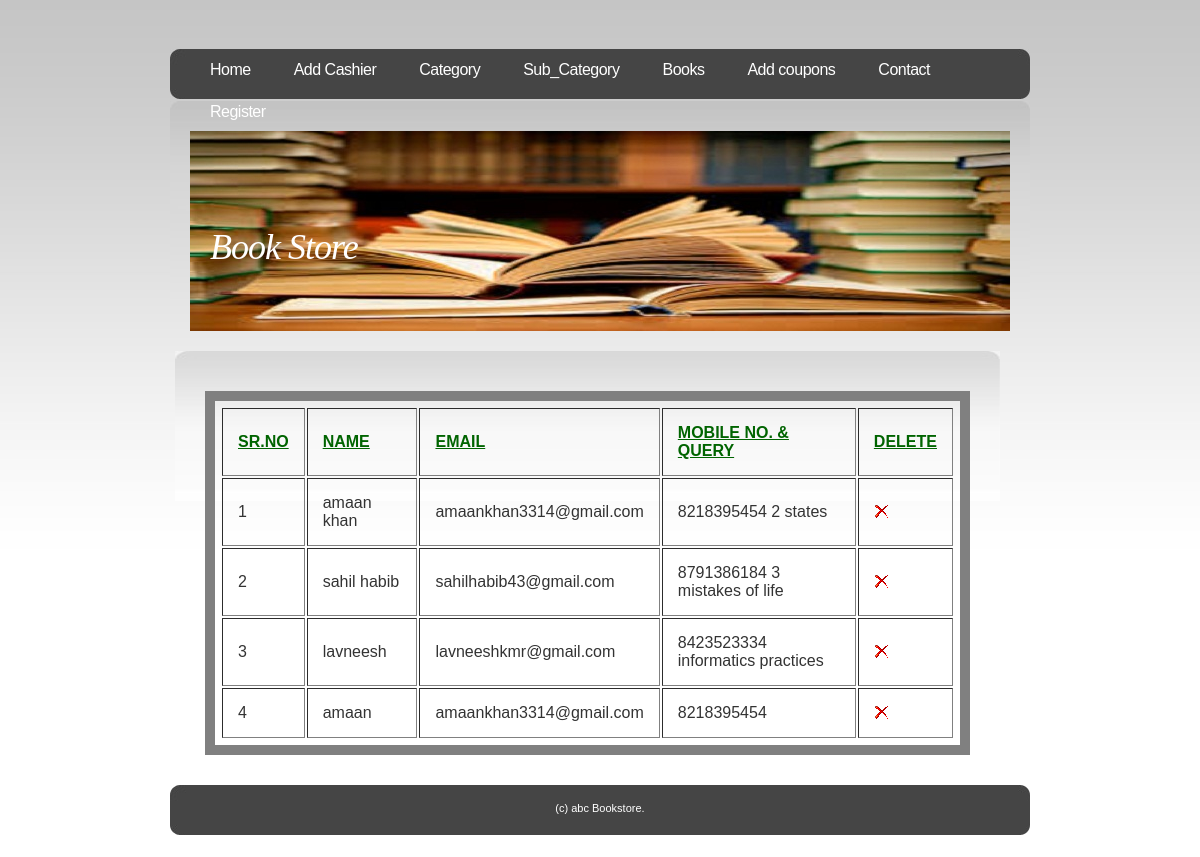
Page /admin/contact.php on the committed database.
### tables this page shows
CREATE TABLE IF NOT EXISTS `contact` (
  `con_id` int(4) NOT NULL AUTO_INCREMENT,
  `con_nm` varchar(25) NOT NULL,
  `con_email` varchar(35) NOT NULL,
  `con_query` longtext NOT NULL,
  PRIMARY KEY (`con_id`)
);

### admin/contact.php (the view, shortened to what this page needs)
<?php
require('includes/config.php');
	$q="select * from contact";
	 $res=mysqli_query($conn,$q) or die("Can't Execute Query...");
	?>
<html
<head>
		<?php
			include("includes/head.inc.php");
		?>
</head>
<body>
<div id="header">
	<div id="menu">
		<?php
			include("includes/menu.inc.php");
		?>
	</div>
</div>
<div id="logo-wrap">
<div id="logo">
		<?php
			include("includes/logo.inc.php");
		?>
</div>
</div>
<div id="page">
	<div id="content">
		<div class="post">
			<h1 class="title"></h1>
			<div class="entry">
					<table border='1' WIDTH='100%'>
						<tr>
								<td WIDTH='10%' style="color:darkgreen"><b><u>SR.NO</u></b>
								<TD style="color:darkgreen" WIDTH='20%'><b><u>NAME</u></b>
								<TD style="color:darkgreen" WIDTH='20%'><b><u>EMAIL</u></b>
								<TD style="color:darkgreen" WIDTH='50%'><b><u>MOBILE NO. & QUERY</u></b>
								<TD style="color:darkgreen" WIDTH='25%'><b><u>DELETE</u></b>
						</tr>
						<?php
							$count=1;
							while($row=mysqli_fetch_assoc($res))
							{
							echo '<tr>
										<td>'.$count.'
										<td>'.$row['con_nm'].'
										<td>'.$row['con_email'].'
										<td>'.$row['con_query'].'
										<td><a href="process_del_contact.php?id='.$row['con_id'].'"><img src="images/drop.png" ></a>
									</tr>';
									$count++;
							}
						?>
					</TABLE>
			</div>
		</div>
	</div>
	<div style="clear: both;">&nbsp;</div>
</div>
<div id="footer">
			<?php
				include("includes/footer.inc.php");
			?>
</div>
</body>
</html>

### admin/default.css (style rules this page uses)
body { margin-top: 49px; padding: 0; background: url(images/img01.jpg) repeat-x left top; font-family: "Trebuchet MS", Arial, Helvetica, sans-serif; font-size: 13px; color: #333333; }
h1, h2, h3 { margin: 0; font-weight: normal; color: #559106; }
h1 { letter-spacing: -1px; font-size: 32px; }
a:link { color: #4E8006; }
img { border: none; }
#header { width: 860px; height: 52px; margin: 0 auto; background: url(images/img02.jpg) no-repeat left top; }
#menu { float: left; width: 860px; height: 54px; }
#logo-wrap { width: 860px; margin: 0 auto; padding: 30px 0 20px 0; background: url(images/img03.jpg) no-repeat left top; }
#logo { width: 820px; height: 200px; margin: 0 auto; background: url(images/headerlogo1.jpg) no-repeat left top; }
#page { width: 850px; margin: 0 auto; }
#content { float: left; width: 825px; background: url(images/img10.jpg) no-repeat left top; }
.post { padding: 15px 15px; }
.post .title { margin-bottom: 20px; padding-bottom: 5px; }
.post .entry { padding: 0 15px; }
#footer { margin: 0 auto; height: 64px; min-height: 64px; padding: 0; }
html>body #footer { height: auto; }

### admin/contact.php (style rules this page uses)
table { padding:5px;border:10px solid gray }
td,th { padding:15px }

### rows in the picture
contact: con_nm "amaan khan", con_email "amaankhan3314@gmail.com", con_query "8218395454 2 states"
contact: con_nm "sahil habib", con_email "sahilhabib43@gmail.com", con_query "8791386184 3 mistakes of life"
contact: con_nm "lavneesh", con_email "lavneeshkmr@gmail.com", con_query "8423523334 informatics practices"
contact: con_nm "amaan", con_email "amaankhan3314@gmail.com", con_query "8218395454"
